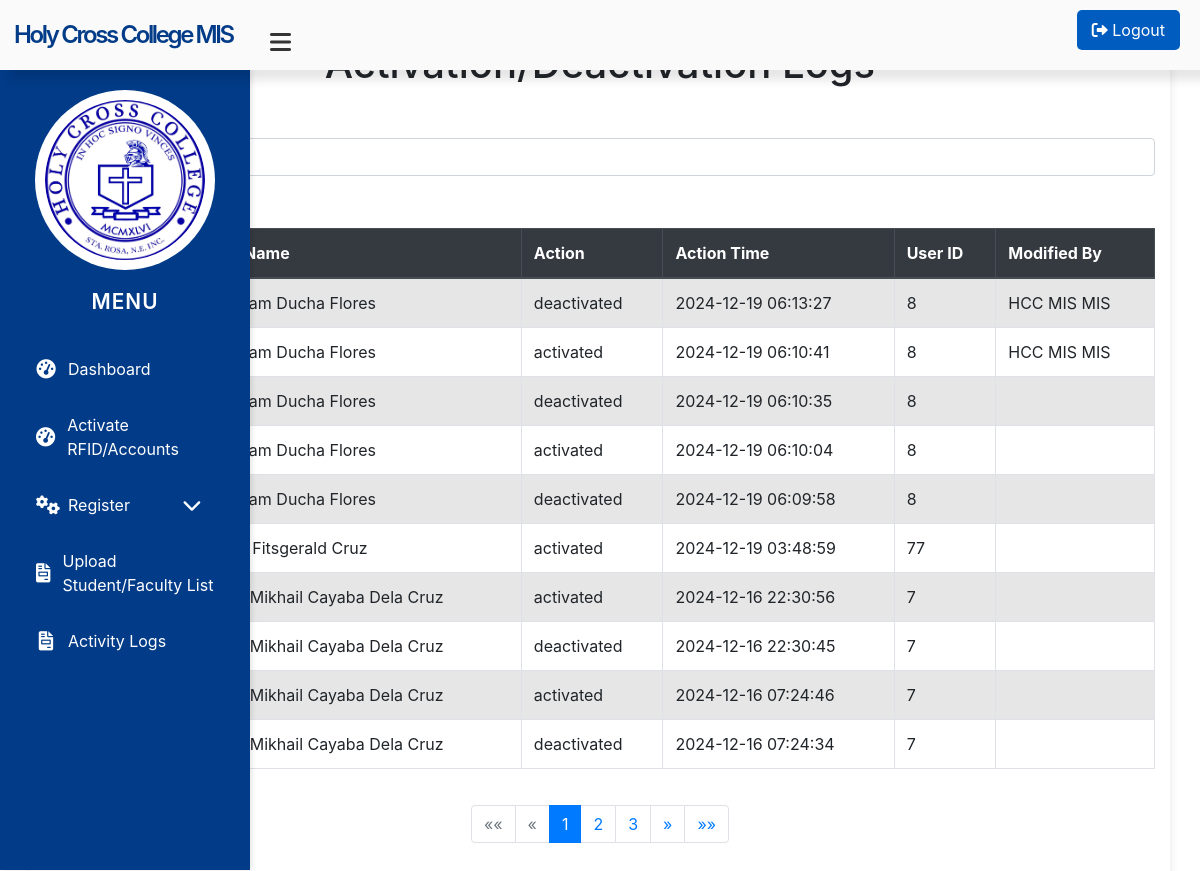
Page /rfid_logs.php on the committed database.
### tables this page shows
CREATE TABLE `rfid_history` (
  `id` int(11) NOT NULL,
  `rfid_code` varchar(50) NOT NULL,
  `user_name` varchar(50) NOT NULL,
  `action` enum('activated','deactivated') NOT NULL,
  `action_time` timestamp NULL DEFAULT current_timestamp(),
  `user_id` int(11) NOT NULL,
  `modified` varchar(250) NOT NULL
);

### rfid_logs.php (the view, shortened to what this page needs)
<?php
include "db.php";
include 'sidebarmis.php';
$actionFilter = isset($_POST['action_filter']) ? $_POST['action_filter'] : 'All';
$page = isset($_GET['page']) ? (int)$_GET['page'] : 1;
$page = max($page, 1);
$entriesPerPage = 10;
$offset = ($page - 1) * $entriesPerPage;
$sql = "SELECT rfid_code, user_name, action, action_time, user_id, modified FROM rfid_history";
$sql .= " ORDER BY action_time DESC LIMIT $entriesPerPage OFFSET $offset";
$result = $conn->query($sql);
$countSql = "SELECT COUNT(*) as total FROM rfid_history";
$countResult = $conn->query($countSql);
$totalEntries = $countResult->fetch_assoc()['total'];
$totalPages = ceil($totalEntries / $entriesPerPage);
?>
<!DOCTYPE html>
<html lang="en">
<head>
    <link rel="stylesheet" href="https://maxcdn.bootstrapcdn.com/bootstrap/4.5.2/css/bootstrap.min.css">
</head>
<body>
    <div class="container">
        <h1 class="text-center">Activation/Deactivation Logs</h1>
        <form method="POST" class="mb-3">
            <div class="form-group">
                <label for="action_filter">Select Action:</label>
                <select id="action_filter" name="action_filter" class="form-control" onchange="this.form.submit()">
                    <option value="All" <?= $actionFilter == 'All' ? 'selected' : '' ?>>All</option>
                </select>
            </div>
        </form>
        <div class="table-responsive">
            <table class="table table-striped table-bordered">
                <thead class="thead-dark">
                    <tr>
                        <th>RFID Code</th>
                        <th>User Name</th>
                        <th>Action</th>
                        <th>Action Time</th>
                        <th>User ID</th>
                        <th>Modified By</th>
                    </tr>
                </thead>
                <tbody>
                    <?php
                    if ($result->num_rows > 0) {
                        while ($row = $result->fetch_assoc()) {
                            echo "<tr>";
                            echo "<td>" . htmlspecialchars($row["rfid_code"]) . "</td>";
                            echo "<td>" . htmlspecialchars($row["user_name"]) . "</td>";
                            echo "<td>" . htmlspecialchars($row["action"]) . "</td>";
                            echo "<td>" . htmlspecialchars($row["action_time"]) . "</td>";
                            echo "<td>" . htmlspecialchars($row["user_id"]) . "</td>";
                            echo "<td>" . htmlspecialchars($row["modified"]) . "</td>";
                            echo "</tr>";
                        }
                    } else {
                        echo "<tr><td colspan='5' class='text-center'>No logs found</td></tr>";
                    }
                    ?>
                </tbody>
            </table>
        </div>
<nav aria-label="Page navigation">
    <ul class="pagination justify-content-center">
        <li class="page-item <?= $page <= 1 ? 'disabled' : '' ?>">
            <a class="page-link" href="?page=1" aria-label="First">
                <span aria-hidden="true">««</span>
            </a>
        </li>
        <li class="page-item <?= $page <= 1 ? 'disabled' : '' ?>">
            <a class="page-link" href="?page=<?= $page - 1 ?>" aria-label="Previous">
                <span aria-hidden="true">&laquo;</span>
            </a>
        </li>
        <?php
        $start = max(1, $page - 2);
        $end = min($totalPages, $page + 2);
        for ($i = $start; $i <= $end; $i++): ?>
            <li class="page-item <?= $i == $page ? 'active' : '' ?>">
                <a class="page-link" href="?page=<?= $i ?>"><?= $i ?></a>
            </li>
        <?php endfor; ?>
        <li class="page-item <?= $page >= $totalPages ? 'disabled' : '' ?>">
            <a class="page-link" href="?page=<?= $page + 1 ?>" aria-label="Next">
                <span aria-hidden="true">&raquo;</span>
            </a>
        </li>
        <li class="page-item <?= $page >= $totalPages ? 'disabled' : '' ?>">
            <a class="page-link" href="?page=<?= $totalPages ?>" aria-label="Last">
                <span aria-hidden="true">»»</span>
            </a>
        </li>
    </ul>
</nav>
</body>
</html>

### assets/css/styles.css (style rules this page uses)
body { font-family: Arial, sans-serif; background-color: #f4f4f4; margin: 0; padding: 0; }
.container { width: 50%; margin: 50px auto; background-color: #fff; padding: 20px; border-radius: 8px; box-shadow: 0 0 10px rgba(0, 0, 0, 0.1); }
form { display: flex; flex-direction: column; }
label { margin-top: 10px; font-weight: bold; }
input, select, button { padding: 10px; margin-top: 5px; border-radius: 4px; border: 1px solid #ddd; }
table { width: 100%; border-collapse: collapse; }
table, th, td { border: 1px solid #ddd; }
th, td { padding: 10px; text-align: left; }
th { background-color: #f2f2f2; }

### sidebarmis.php (style rules this page uses)
body { font-family: 'Arial', sans-serif; display: flex; margin: 0; background-color: #f4f7fc; height: 100vh; flex-direction: column; }

### rfid_logs.php (style rules this page uses)
body { overflow-x: hidden; }
.container { margin-top: 20px; }
table { margin-top: 20px; width: 100%; }
.table-responsive { max-height: 600px; overflow-y: auto; }
.pagination { margin-top: 20px; justify-content: center; }

### rows in the picture
rfid_history: user_name "Abraham Ducha Flores", action "deactivated", action_time "2024-12-19 06:13:27", user "8", modified "HCC MIS MIS"
rfid_history: user_name "Abraham Ducha Flores", action "activated", action_time "2024-12-19 06:10:41", user "8", modified "HCC MIS MIS"
rfid_history: user_name "Abraham Ducha Flores", action "deactivated", action_time "2024-12-19 06:10:35", user "8"
rfid_history: user_name "Abraham Ducha Flores", action "activated", action_time "2024-12-19 06:10:04", user "8"
rfid_history: user_name "Abraham Ducha Flores", action "deactivated", action_time "2024-12-19 06:09:58", user "8"
rfid_history: user_name "Edgar Fitsgerald Cruz", action "activated", action_time "2024-12-19 03:48:59", user "77"
rfid_history: user_name "Grant Mikhail Cayaba Dela Cruz", action "activated", action_time "2024-12-16 22:30:56", user "7"
rfid_history: user_name "Grant Mikhail Cayaba Dela Cruz", action "deactivated", action_time "2024-12-16 22:30:45", user "7"
rfid_history: user_name "Grant Mikhail Cayaba Dela Cruz", action "activated", action_time "2024-12-16 07:24:46", user "7"
rfid_history: user_name "Grant Mikhail Cayaba Dela Cruz", action "deactivated", action_time "2024-12-16 07:24:34", user "7"
